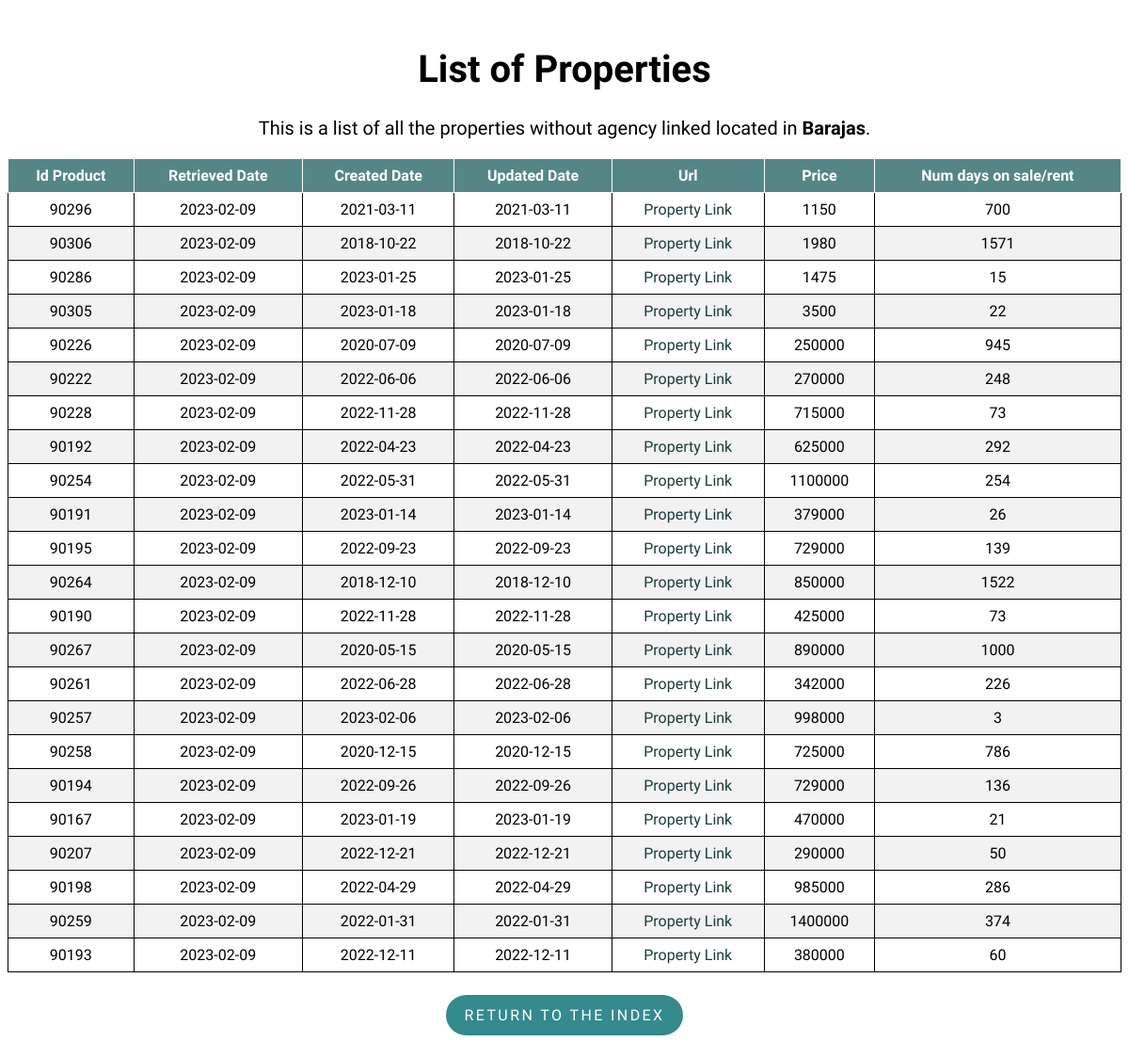
Screenshot of /property/Barajas with the database file from the repository.
### flask-app/read_db.py (models this page shows)
class Property(db.Model):
    __tablename__ = 'properties'
    id_product = db.Column(db.Integer, primary_key=True)
    retrieved_date = db.Column(db.Date)
    created_date = db.Column(db.Date)
    url = db.Column(db.Text)
    mobile = db.Column(db.Integer)
    agency = db.Column(db.Text)
    real_estate_id = db.Column(db.Integer)
    price = db.Column(db.Integer)
    type_id = db.Column(db.Integer)
    trans_type_id = db.Column(db.Integer)
    location = db.Column(db.Text)
    num_days = db.Column(db.Integer)
    updated_date = db.Column(db.Date)

### flask-app/read_db.py (the view)
@app.route('/property/<location>', methods=['GET', 'POST'])
def property(location):
    properties = Property.query.filter_by(
        type_id=1, location=location).order_by(Property.url).distinct()
    return render_template('list.html', properties=properties, location=location)

### flask-app/templates/list.html (shortened to what this page needs)
<!DOCTYPE html>
<html lang="en">
<head>
    <link rel="stylesheet" type="text/css" href="{{ url_for('static', filename='styles/style.css') }}">
    <link rel="stylesheet" type="text/css" href="{{ url_for('static', filename='styles/tablesort.css') }}">
</head>
<body>
    <h1 class="list_header" style="font-size:40px;">List of Properties</h1>
    <p class="list_header" style="margin-top: 25px;font-size:20px;">This is a list of all the properties without agency linked located in
        <strong>{{ location }}</strong>.
    </p>
    <table class="table table-sortable">
        <thead>
            <tr>
                <th>Id Product</th>
                <th>Retrieved Date</th>
                <th>Created Date</th>
                <th>Updated Date</th>
                <th>Url</th>
                <th>Price</th>
                <th>Num days on sale/rent</th>
            </tr>
        </thead>
        <tbody>
            {% for property in properties %}
            <tr>
                <td>{{ property.id_product }}</td>
                <td>{{ property.retrieved_date }}</td>
                <td>{{ property.created_date }}</td>
                <td>{{ property.updated_date }}</td>
                <td>
                    <a class="property_link" href={{ property.url }}>Property Link</a>
                </td>
                <td><a>{{ property.price }}</a></td>
                <td>{{ property.num_days }}</td>
            </tr>
            {% endfor %}
        </tbody>
    </table>
    <div class = "btn_container">
        <p class="return_btn"><a class = "btn_link" href="{{ url_for('index') }}">Return to the index</a></p>
    </div>
</body>
</html>

### flask-app/static/styles/style.css (style rules this page uses)
body { font-family: 'Muli','Open Sans','Open Sans-fallback',sans-serif; }
table, th, td { border: 1px solid; }
table { width: 100%; border-collapse: collapse; }
th, td { text-align: center; padding: 8px; }
tr:nth-child(even) { background-color: #f2f2f2 }
th { background-color: rgb(84, 134, 135); color: white; }
.index_header, .list_header { margin-top: 50px; text-align: center; }
a.property_link { text-decoration: none; }
a.property_link:link, a.property_link:visited { color: rgb(28, 58, 58); }
.return_btn { display: inline-block; padding: .75rem 1.25rem; border-radius: 10rem; text-transform: uppercase; font-size: 1rem; letter-spacing: .15rem; transition: all .3s; position: relative; overflow: hidden; z-index: 1; background-color: rgb(52, 138, 140); }
.btn_link { text-decoration: none; color: #fff; }
.btn_container { margin-top: 8px; display: flex; justify-content: center; align-items: center; }

### flask-app/static/styles/tablesort.css (style rules this page uses)
.table-sortable th { cursor: pointer; }

### rows the page displays
Property: id_product "90296", retrieved_date "2023-02-09", created_date "2021-03-11", updated_date "2021-03-11", price "1150", num_days "700"
Property: id_product "90306", retrieved_date "2023-02-09", created_date "2018-10-22", updated_date "2018-10-22", price "1980", num_days "1571"
Property: id_product "90286", retrieved_date "2023-02-09", created_date "2023-01-25", updated_date "2023-01-25", price "1475", num_days "15"
Property: id_product "90305", retrieved_date "2023-02-09", created_date "2023-01-18", updated_date "2023-01-18", price "3500", num_days "22"
Property: id_product "90226", retrieved_date "2023-02-09", created_date "2020-07-09", updated_date "2020-07-09", price "250000", num_days "945"
Property: id_product "90222", retrieved_date "2023-02-09", created_date "2022-06-06", updated_date "2022-06-06", price "270000", num_days "248"
Property: id_product "90228", retrieved_date "2023-02-09", created_date "2022-11-28", updated_date "2022-11-28", price "715000", num_days "73"
Property: id_product "90192", retrieved_date "2023-02-09", created_date "2022-04-23", updated_date "2022-04-23", price "625000", num_days "292"
Property: id_product "90254", retrieved_date "2023-02-09", created_date "2022-05-31", updated_date "2022-05-31", price "1100000", num_days "254"
Property: id_product "90191", retrieved_date "2023-02-09", created_date "2023-01-14", updated_date "2023-01-14", price "379000", num_days "26"
Property: id_product "90195", retrieved_date "2023-02-09", created_date "2022-09-23", updated_date "2022-09-23", price "729000", num_days "139"
Property: id_product "90264", retrieved_date "2023-02-09", created_date "2018-12-10", updated_date "2018-12-10", price "850000", num_days "1522"
Property: id_product "90190", retrieved_date "2023-02-09", created_date "2022-11-28", updated_date "2022-11-28", price "425000", num_days "73"
Property: id_product "90267", retrieved_date "2023-02-09", created_date "2020-05-15", updated_date "2020-05-15", price "890000", num_days "1000"
Property: id_product "90261", retrieved_date "2023-02-09", created_date "2022-06-28", updated_date "2022-06-28", price "342000", num_days "226"
Property: id_product "90257", retrieved_date "2023-02-09", created_date "2023-02-06", updated_date "2023-02-06", price "998000", num_days "3"
Property: id_product "90258", retrieved_date "2023-02-09", created_date "2020-12-15", updated_date "2020-12-15", price "725000", num_days "786"
Property: id_product "90194", retrieved_date "2023-02-09", created_date "2022-09-26", updated_date "2022-09-26", price "729000", num_days "136"
Property: id_product "90167", retrieved_date "2023-02-09", created_date "2023-01-19", updated_date "2023-01-19", price "470000", num_days "21"
Property: id_product "90207", retrieved_date "2023-02-09", created_date "2022-12-21", updated_date "2022-12-21", price "290000", num_days "50"
Property: id_product "90198", retrieved_date "2023-02-09", created_date "2022-04-29", updated_date "2022-04-29", price "985000", num_days "286"
Property: id_product "90259", retrieved_date "2023-02-09", created_date "2022-01-31", updated_date "2022-01-31", price "1400000", num_days "374"
Property: id_product "90193", retrieved_date "2023-02-09", created_date "2022-12-11", updated_date "2022-12-11", price "380000", num_days "60"

### other values shown
{{ location }} "Barajas"
